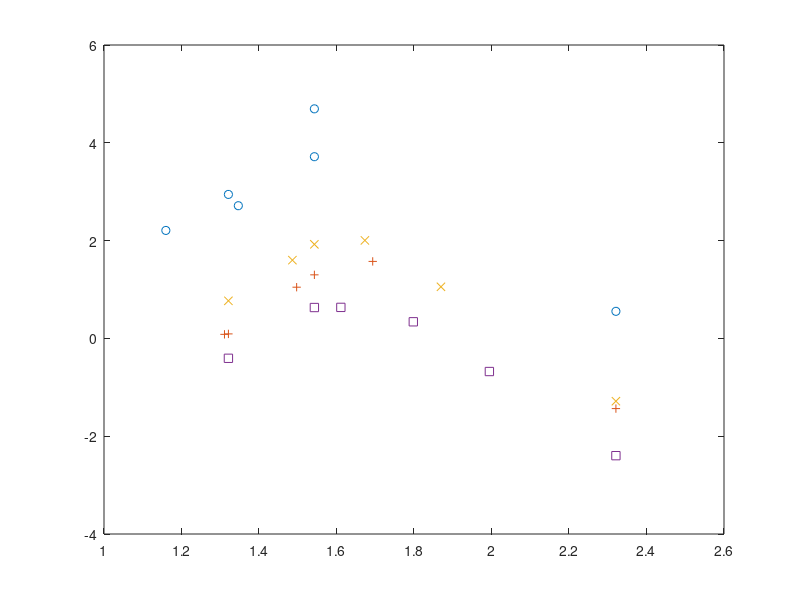

Recreate this plot in MATLAB.
%Totall flux in corona, transition and chrmosphere


%first index is period column is mode
efluxcoronaavg=zeros(6,4);
efluxtranavg=zeros(6,4);
efluxchromavg=zeros(6,4);

%20,42,90,117
ef1Mm=zeros(6,4);  %20
ef2Mm=zeros(6,4);  %42
ef4Mm=zeros(6,4);  %90
ef5p5Mm=zeros(6,4); %117


%arrays storing flux values for (1,1) (2,2) (3,3) normal modes
% periods(471.4, 235.7, 157.1 )
%first index is period column is mode
efluxcoronaavgnd=zeros(1,3);
efluxtranavgnd=zeros(1,3);
efluxchromavgnd=zeros(1,3);

%20,42,90,117
ef1Mmnd=zeros(1,3);  %20
ef2Mmnd=zeros(1,3);  %42
ef4Mmnd=zeros(1,3);  %90
ef5p5Mmnd=zeros(1,3); %117


%(0,0) mode
efluxcoronaavgnd(:)=[665.303;0 ;0];
efluxtranavgnd(:)=[4.3055e6;0 ;0 ];
efluxchromavgnd(:)=[1.2648e6;0 ;0 ];

%20,42,90,117
ef1Mmnd(:)=[7.2224e4;0 ;0 ];
ef2Mmnd(:)=[432.3633;0 ;0 ];
ef4Mmnd(:)=[0.7576;0 ;0 ];
ef5p5Mmnd(:)=[0.1869;0 ;0 ];


periodvalues=zeros(6,4);
freqvalues=zeros(6,4);
mode=zeros(4);

mode=[0 1 2 3];

%period values for different modes
%periodvalues=zeros(5,4);
periodvalues(:,1)=[30;300; 180; 435.1;179.98;282.84];  %0,0 mode
periodvalues(:,2)=[30;300;180;307.1;127.27;200.0];    %0,1 mode
periodvalues(:,3)=[30;300;180;205.1;84.84;133.33];   %0,2 mode
periodvalues(:,4)=[30;300;180;153.8;63.63;100.0];   %0,3 mode

freqvalues=2*pi./periodvalues;
freqvalues=freqvalues.*1000;
f1=freqvalues(:,1);
f2=freqvalues(:,2);
f3=freqvalues(:,3);
f4=freqvalues(:,4);

%(0,0) mode
efluxcoronaavg(:,1)=[542.5186; 1.4353e5; 7.832e6 ;2.6811e4 ; 7.8956e6; 7.9381e4];
efluxtranavg(:,1)=[5.0191e4; 3.7837e7;1.6758e9  ;2.1546e7 ; 9.0611e7;  1.1122e7];
efluxchromavg(:,1)=[2.9484e5; -1.0457e7;5.9853e7  ;-8.7572e6 ; 1.2814e7; -4.8432e6];

%20,42,90,117
ef1Mm(:,1)=[860.1025 ;2.05e5 ;3.4511e6  ;9.9591e4 ; 6.2586e6; 1.0498e5 ];
ef2Mm(:,1)=[11.1565 ; 6.4033e3; 2.2871e5  ;2.2365e3 ; 1.7128e4; 2.118e3 ];
ef4Mm(:,1)=[6.8201 ; 1.7107e3; 9.4697e4  ;304.8928 ; 9.8941e3; 975.1936 ];
ef5p5Mm(:,1)=[3.5777; 879.9814;4.9497e4  ; 161.4294; 5.1971e3; 517.0635 ];

%(0,1) mode
efluxcoronaavg(:,2)=[14.5618 ;1.5449e3 ;8.4186e3 ;1.5714e3 ;1.2199e4 ;6.0716e3 ];
efluxtranavg(:,2)=[ 3.7958e3 ;6.1873e6 ;5.3804e6 ;9.2829e6 ; 4.3103e6; 4.1602e6];
efluxchromavg(:,2)=[ 1.2457e5  ;1.1965e5 ;5.7499e6 ;-1.839e5 ;5.5082e6 ;4.0662e6 ];

%300;180;425.9;307.1;127.27;200.0
%20,42,90,117
ef1Mm(:,2)=[ 512.2253 ;9.4785e4 ;2.7138e5 ;8.8814e4 ; 1.5255e5; 1.9914e5 ];
ef2Mm(:,2)=[1.3725  ;832.4453 ;1.0268e3 ;920.2316 ;794.994 ; 781.058];
ef4Mm(:,2)=[ 0.0986 ;3.928 ;57.5391 ;3.7417 ; 94.5877;35.6865 ];
ef5p5Mm(:,2)=[ 0.0367 ;1.2362 ;19.9496 ;1.2107 ;37.5449 ; 11.1488];

%(0,2) mode
efluxcoronaavg(:,3)=[ 6.215 ;1.3243e3 ;9.9477e3 ;4.9909e3 ;1.2757e3 ;1.1309e4 ];
efluxtranavg(:,3)=[ 2.8547e3 ;7.0522e6 ;3.774e6 ;2.4807e6 ;3.0096e5 ;2.0328e6 ];
efluxchromavg(:,3)=[ 5.8686e4 ;1.6222e6;3.302e6 ;2.5583e6  ;1.2301e6 ;2.7962e6 ];

%300;180;301.25;205.1;84.84;133.33
%20,42,90,117
ef1Mm(:,3)=[166.2611  ;8.1059e4 ;1.3882e5 ;1.1077e5 ;1.9653e4 ; 8.9183e4 ];
ef2Mm(:,3)=[0.4932  ;695.0993 ;718.7246 ;532.5383 ; 56.2573; 354.1246 ];
ef4Mm(:,3)=[0.0728  ;7.7937 ;122.6795 ;58.3634 ; 15.7784; 143.2859 ];
ef5p5Mm(:,3)=[ 0.052 ;5.8724 ;83.8924 ;39.8216 ; 11.3557; 100.9888 ];




%(0,3) mode
efluxcoronaavg(:,4)=[ 520.6026;590.5835  ;839.2984 ;867.6703 ;37.4092 ;370.3021 ];
efluxtranavg(:,4)=[2.12e3;3.8737e6   ;1.7327e6 ;9.03e5 ;2.7312e4 ; 1.9133e5];
efluxchromavg(:,4)=[ 1.327e7;1.7685e6  ;2.2274e6 ;1.9359e6 ;3.4941e5 ; 1.0820e6];

%300;180;231.0;153.8;63.63;100.0
%20,42,90,117
ef1Mm(:,4)=[ 106.6359;6.6236e4  ;8.2435e4 ;6.4222e4 ;2.6508e3 ; 1.9760e4 ];
ef2Mm(:,4)=[ 0.4524;717.814  ;327.9077 ;226.2774 ;5.1224 ;  40.1447];
ef4Mm(:,4)=[ 0.0067;0.6015  ;7.3686 ;7.8008 ; 0.3633; 3.7331];
ef5p5Mm(:,4)=[ 0.004;0.392  ;4.2801 ;4.3098 ; 0.2102;  2.1863];

f1=freqvalues(:,1);
f2=freqvalues(:,2);
f3=freqvalues(:,3);
f4=freqvalues(:,4);

efc1=ef5p5Mm(:,1);
efc2=ef5p5Mm(:,2);
efc3=ef5p5Mm(:,3);
efc4=ef5p5Mm(:,4);

a(1)=0.4733;
b(1)=0.3517;
c(1)=-5.105e5;
d(1)=-1.936;
e(1)=7513;
f(1)=3.842e5;

delta=(200-15)/20;
f1fit1=15:delta:200;
fitval1=a(1).*exp(-b(1).*(f1fit1.^2))+c(1).*(f1fit1.^(-0.1))+d(1).*f1fit1.^2+f(1);


a(4)=0.4505;
b(4)=0.08382;
c(4)=-1.534;
d(4)=-6.894e-5;
e(4)=7513;
f(4)=3.621;

f1fit4=15:delta:200;
fitval4=a(4).*exp(-b(4).*(f1fit4.^2))+c(4).*(f1fit4.^(-0.1))+d(4).*f1fit4.^2+f(4);





%plot(periodvalues(1:7,1),ef5p5Mm(1:7,1),'o',periodvalues(1:7,2),ef5p5Mm(1:7,2),'+',periodvalues(1:7,3),ef5p5Mm(1:7,3),'x',periodvalues(1:7,4),ef5p5Mm(1:7,4),'s');
%semilogy(periodvalues(1:6,1),ef5p5Mm(1:6,1),'o',periodvalues(1:6,2),ef5p5Mm(1:6,2),'+',periodvalues(1:6,3),ef5p5Mm(1:6,3),'x',periodvalues(1:6,4),ef5p5Mm(1:6,4),'s');
%semilogy(periodvalues(1:6,1),(efluxcoronaavg(1:6,1)+0.01),'o',periodvalues(1:6,2),(efluxcoronaavg(1:6,2)+0.01),'+',periodvalues(1:6,3),(efluxcoronaavg(1:6,3)+0.01),'x',periodvalues(1:6,4),(efluxcoronaavg(1:6,4)+0.01),'s');

%semilogy(freqvalues(1:6,1),ef5p5Mm(1:6,1),'o',freqvalues(1:6,2),ef5p5Mm(1:6,2),'+',freqvalues(1:6,3),ef5p5Mm(1:6,3),'x',freqvalues(1:6,4),ef5p5Mm(1:6,4),'s');
%loglog(freqvalues(1:6,1),ef5p5Mm(1:6,1),'o',freqvalues(1:6,2),ef5p5Mm(1:6,2),'+',freqvalues(1:6,3),ef5p5Mm(1:6,3),'x',freqvalues(1:6,4),ef5p5Mm(1:6,4),'s');
plot(log10(freqvalues(1:6,1)),log10(ef5p5Mm(1:6,1)),'o',log10(freqvalues(1:6,2)),log10(ef5p5Mm(1:6,2)),'+',log10(freqvalues(1:6,3)),log10(ef5p5Mm(1:6,3)),'x',log10(freqvalues(1:6,4)),log10(ef5p5Mm(1:6,4)),'s');
hold on;
% plot(log10(f1fit1),log10(fitval1));
% 
% plot(log10(f1fit4),log10(fitval4));
